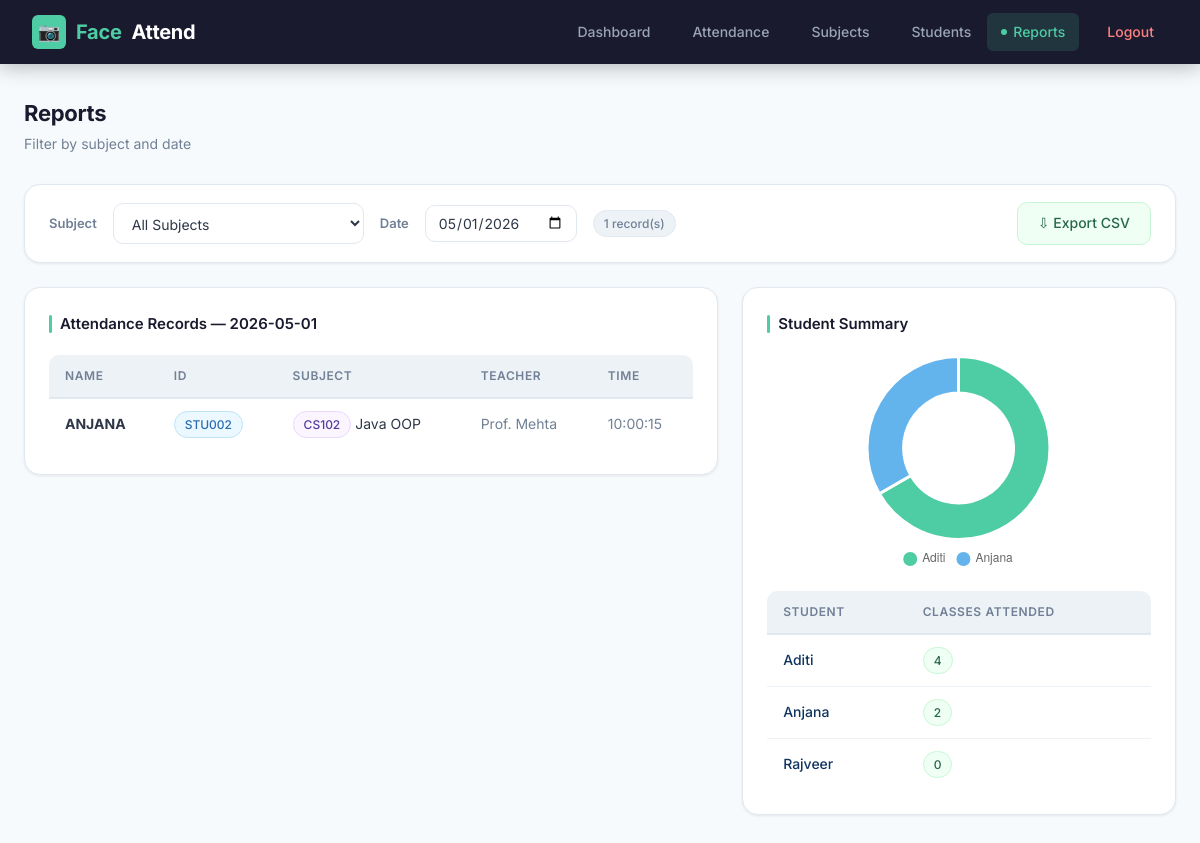
The app's page /reports (signed in) with its own data.
### tables this page shows
CREATE TABLE attendance (
            id            INTEGER PRIMARY KEY AUTOINCREMENT,
            student_id    TEXT    NOT NULL,
            name          TEXT    NOT NULL,
            subject_code  TEXT    NOT NULL,
            subject_name  TEXT    NOT NULL,
            teacher_name  TEXT    NOT NULL,
            date          TEXT    NOT NULL,
            time          TEXT    NOT NULL,
            status        TEXT    NOT NULL DEFAULT 'Present',
            FOREIGN KEY (student_id)   REFERENCES students(student_id),
            FOREIGN KEY (subject_code) REFERENCES subjects(subject_code)
        );

### app.py (the view)
@app.route("/reports")
@login_required
def reports():
    date         = request.args.get("date", datetime.now().strftime("%Y-%m-%d"))
    subject_code = request.args.get("subject", "")
    subjects     = get_all_subjects()
    records      = get_attendance_by_date(date, subject_code or None)
    summary      = get_subject_summary(subject_code or None)
    totals       = {r["subject_code"]: r["total_classes"]
                    for r in get_total_classes_per_subject()}
    return render_template("reports.html",
                           records=records,
                           subjects=subjects,
                           summary=summary,
                           totals=totals,
                           selected_date=date,
                           selected_subject=subject_code)

### app.py (called while the page is built)
def login_required(f):
    from functools import wraps
    @wraps(f)
    def decorated(*args, **kwargs):
        if "logged_in" not in session:
            return redirect(url_for("login"))
        return f(*args, **kwargs)
    return decorated

### backend/database.py (called while the page is built)
def get_connection():
    conn = sqlite3.connect(DB_PATH)
    conn.row_factory = sqlite3.Row
    return conn

def get_all_subjects():
    conn = get_connection()
    cursor = conn.cursor()
    cursor.execute("SELECT * FROM subjects ORDER BY subject_name")
    subjects = cursor.fetchall()
    conn.close()
    return subjects

def get_attendance_by_date(date, subject_code=None):
    conn = get_connection()
    cursor = conn.cursor()
    if subject_code:
        cursor.execute("""
            SELECT * FROM attendance
            WHERE date = ? AND subject_code = ?
            ORDER BY time DESC
        """, (date, subject_code))
    else:
        cursor.execute("""
            SELECT * FROM attendance WHERE date = ?
            ORDER BY subject_name, time DESC
        """, (date,))
    records = cursor.fetchall()
    conn.close()
    return records

def get_subject_summary(subject_code=None):
    conn = get_connection()
    cursor = conn.cursor()
    if subject_code:
        cursor.execute("""
            SELECT s.name, s.student_id,
                   COUNT(a.id) AS classes_attended
            FROM students s
            LEFT JOIN attendance a
              ON s.student_id = a.student_id
             AND a.subject_code = ?
            GROUP BY s.student_id
            ORDER BY s.name
        """, (subject_code,))
    else:
        cursor.execute("""
            SELECT s.name, s.student_id,
                   COUNT(a.id) AS classes_attended
            FROM students s
            LEFT JOIN attendance a ON s.student_id = a.student_id
            GROUP BY s.student_id
            ORDER BY s.name
        """)
    summary = cursor.fetchall()
    conn.close()
    return summary

def get_total_classes_per_subject():
    conn = get_connection()
    cursor = conn.cursor()
    cursor.execute("""
        SELECT subject_code, subject_name, teacher_name,
               COUNT(DISTINCT date) AS total_classes
        FROM attendance
        GROUP BY subject_code
    """)
    data = cursor.fetchall()
    conn.close()
    return data

### templates/reports.html (shortened to what this page needs)
{% extends "base.html" %}
{% block content %}
<div class="page-header">
  <div>
    <div class="page-title">Reports</div>
    <div class="page-subtitle">Filter by subject and date</div>
  </div>
</div>
<div class="filter-bar">
  <label>Subject</label>
  <select id="subj-filter" onchange="applyFilter()" style="width:auto">
    <option value="">All Subjects</option>
  </select>
  <label>Date</label>
  <input type="date" id="date-filter" value="{{ selected_date }}"
         style="width:auto" onchange="applyFilter()">
  <span class="badge badge-gray">{{ records|length }} record(s)</span>
  <div class="export-btn">
    <a href="/api/export/csv?date={{ selected_date }}&subject={{ selected_subject }}"
       class="btn btn-success">&#8681; Export CSV</a>
  </div>
</div>
<div class="reports-grid">
  <div class="card">
    <div class="card-title">Attendance Records — {{ selected_date }}</div>
    {% if records %}
    <div class="table-wrap">
    <table>
      <thead><tr><th>Name</th><th>ID</th><th>Subject</th><th>Teacher</th><th>Time</th></tr></thead>
      <tbody>
        {% for r in records %}
        <tr>
          <td><strong>{{ r.name }}</strong></td>
          <td><span class="badge badge-blue">{{ r.student_id }}</span></td>
          <td><span class="badge badge-purple">{{ r.subject_code }}</span> {{ r.subject_name }}</td>
          <td style="color:var(--text-muted)">{{ r.teacher_name }}</td>
          <td style="color:var(--text-muted)">{{ r.time }}</td>
        </tr>
        {% endfor %}
      </tbody>
    </table>
    </div>
    {% else %}
    <div class="empty-state"><p>No records found for this filter.</p></div>
    {% endif %}
  </div>
  <div class="card">
    <div class="card-title">Student Summary</div>
    {% if summary %}
      <canvas id="summaryChart" style="width:100%;max-height:220px;margin-bottom:1rem"></canvas>
    {% else %}
      <div class="empty-state" style="padding:1rem 0"><p>No summary data yet.</p></div>
    {% endif %}
    <div class="table-wrap">
    <table>
      <thead><tr><th>Student</th><th>Classes Attended</th></tr></thead>
      <tbody>
        {% for r in summary %}
        <tr>
          <td>
            <a href="/student/{{ r.student_id }}"
               style="color:var(--dark3);font-weight:500;text-decoration:none">
              {{ r.name }}
            </a>
          </td>
          <td><span class="badge badge-green">{{ r.classes_attended }}</span></td>
        </tr>
        {% endfor %}
      </tbody>
    </table>
    </div>
  </div>
</div>
{% endblock %}
{% block scripts %}
{% if summary %}
<script>
function getSummaryData() {
  var spans = document.querySelectorAll('#summary-data span');
  var labels = [], data = [];
  spans.forEach(function(s) {
    labels.push(s.getAttribute('data-name'));
    data.push(parseInt(s.getAttribute('data-count'), 10));
  });
  return { labels: labels, data: data };
}
function buildDoughnutChart() {
  var ctx = document.getElementById('summaryChart');
  if (!ctx || typeof Chart === 'undefined') return;
  var d = getSummaryData();
  if (d.labels.length === 0) {
    ctx.outerHTML = '<p style="color:#718096;font-size:13px;text-align:center;padding:1rem">No attendance data yet</p>';
    return;
  }
  var colors = ['#4ecca3','#63b3ed','#fc8181','#f6ad55','#b794f4','#68d391','#f687b3'];
  new Chart(ctx, {
    type: 'doughnut',
    data: {
      labels: d.labels,
      datasets: [{
        data: d.data,
        backgroundColor: colors.slice(0, d.labels.length),
        borderWidth: 3,
        borderColor: '#ffffff'
      }]
    },
    options: {
      responsive: true,
      maintainAspectRatio: true,
      cutout: '60%',
      plugins: {
        legend: {
          position: 'bottom',
          labels: { font: { size: 12 }, padding: 12, usePointStyle: true }
        },
        tooltip: {
          callbacks: {
            label: function(ctx) {
              return ' ' + ctx.label + ': ' + ctx.parsed + ' class(es)';
            }
          }
        }
      }
    }
  });
}
var s1 = document.createElement('script');
s1.src = 'https://cdn.jsdelivr.net/npm/chart.js@4.4.0/dist/chart.umd.min.js';
s1.onload = buildDoughnutChart;
s1.onerror = function() {
  var s2 = document.createElement('script');
  s2.src = 'https://cdnjs.cloudflare.com/ajax/libs/Chart.js/4.4.0/chart.umd.min.js';
  s2.onload = buildDoughnutChart;
  s2.onerror = function() {
    var c = document.getElementById('summaryChart');
    if (c) { c.outerHTML = '<p style="color:#718096;font-size:13px;text-align:center;padding:1rem">Chart needs internet connection</p>'; }
  };
  document.head.appendChild(s2);
};
document.head.appendChild(s1);
</script>
{% endif %}
{% endblock %}

### static/style.css (style rules this page uses)
*, *::before, *::after { margin: 0; padding: 0; box-sizing: border-box; }
:root { --primary: #4ecca3; --primary-dark: #38b28e; --primary-light: #e8faf4; --dark: #1a1a2e; --dark2: #16213e; --dark3: #0f3460; --text: #2d3748; --text-muted: #718096; --text-light: #a0aec0; --bg: #f7fafc; --bg2: #edf2f7; --white: #ffffff; --border: #e2e8f0; --shadow-sm: 0 1px 3px rgba(0,0,0,.08); --shadow: 0 4px 16px rgba(0,0,0,.08); --shadow-lg: 0 8px 32px rgba(0,0,0,.12); --radius-sm: 6px; --radius: 10px; --radius-lg: 16px; --radius-xl: 24px; --success: #48bb78; --danger: #fc8181; --warning: #f6ad55; --info: #63b3ed; }
html { scroll-behavior: smooth; }
body { font-family: 'Inter', 'Segoe UI', sans-serif; background: var(--bg); color: var(--text); min-height: 100vh; font-size: 15px; line-height: 1.6; }
.page-header { display: flex; align-items: center; justify-content: space-between; margin-bottom: 1.75rem; flex-wrap: wrap; gap: 1rem; }
.page-title { font-size: 22px; font-weight: 700; color: var(--dark); letter-spacing: -.3px; }
.page-subtitle { font-size: 14px; color: var(--text-muted); margin-top: 2px; }
.card { background: var(--white); border-radius: var(--radius-lg); padding: 1.5rem; box-shadow: var(--shadow-sm); border: 1px solid var(--border); margin-bottom: 1.5rem; transition: box-shadow .2s; }
.card-title { font-size: 15px; font-weight: 600; color: var(--dark); margin-bottom: 1.2rem; display: flex; align-items: center; gap: 8px; }
.card-title::before { content: ''; width: 3px; height: 18px; background: var(--primary); border-radius: 2px; display: inline-block; }
.btn { display: inline-flex; align-items: center; gap: 6px; padding: 9px 20px; border-radius: var(--radius); border: none; cursor: pointer; font-size: 14px; font-weight: 500; text-decoration: none; transition: all .18s; white-space: nowrap; font-family: inherit; }
.btn-success { background: #f0fff4; color: #276749; border: 1px solid #c6f6d5; }
.table-wrap { overflow-x: auto; border-radius: var(--radius); }
table { width: 100%; border-collapse: collapse; font-size: 14px; }
thead tr { background: var(--bg2); border-bottom: 2px solid var(--border); }
th { padding: 11px 16px; text-align: left; font-weight: 600; color: var(--text-muted); font-size: 12px; text-transform: uppercase; letter-spacing: .05em; white-space: nowrap; }
td { padding: 12px 16px; border-bottom: 1px solid var(--bg2); color: var(--text); vertical-align: middle; }
tbody tr { transition: background .12s; }
tbody tr:last-child td { border-bottom: none; }
.badge { display: inline-flex; align-items: center; gap: 4px; padding: 3px 10px; border-radius: 20px; font-size: 12px; font-weight: 500; white-space: nowrap; }
.badge-green { background: #f0fff4; color: #276749; border: 1px solid #c6f6d5; }
.badge-blue { background: #ebf8ff; color: #2b6cb0; border: 1px solid #bee3f8; }
.badge-purple { background: #faf5ff; color: #553c9a; border: 1px solid #e9d8fd; }
.badge-gray { background: var(--bg2); color: var(--text-muted); border: 1px solid var(--border); }
input[type="text"], input[type="password"], input[type="email"], input[type="date"], select, textarea { width: 100%; padding: 10px 14px; border: 1.5px solid var(--border); border-radius: var(--radius); font-size: 14px; font-family: inherit; color: var(--text); background: var(--white); outline: none; transition: border .18s, box-shadow .18s; }
input::placeholder { color: var(--text-light); }
.reports-grid { display: grid; grid-template-columns: 1.6fr 1fr; gap: 1.5rem; align-items: start; }
.filter-bar { display: flex; align-items: center; gap: 1rem; flex-wrap: wrap; background: var(--white); border-radius: var(--radius-lg); padding: 1.1rem 1.5rem; border: 1px solid var(--border); box-shadow: var(--shadow-sm); margin-bottom: 1.5rem; }
.filter-bar label { font-size: 13px; font-weight: 600; color: var(--text-muted); white-space: nowrap; }
.filter-bar input[type="date"] { width: auto; padding: 8px 12px; }
.export-btn { margin-left: auto; display: flex; gap: .5rem; }

### records on screen
attendance: name "ANJANA", student_id "STU002", subject_code "CS102", subject_name "Java OOP", teacher_name "Prof. Mehta", time "10:00:15"
attendance: name "Aditi", classes_attended "4"

### other values on screen
{{ records|length }} "1"
{{ selected_date }} "2026-05-01"
{{ r.name }} "Anjana" "Rajveer"
{{ r.classes_attended }} "2" "0"
